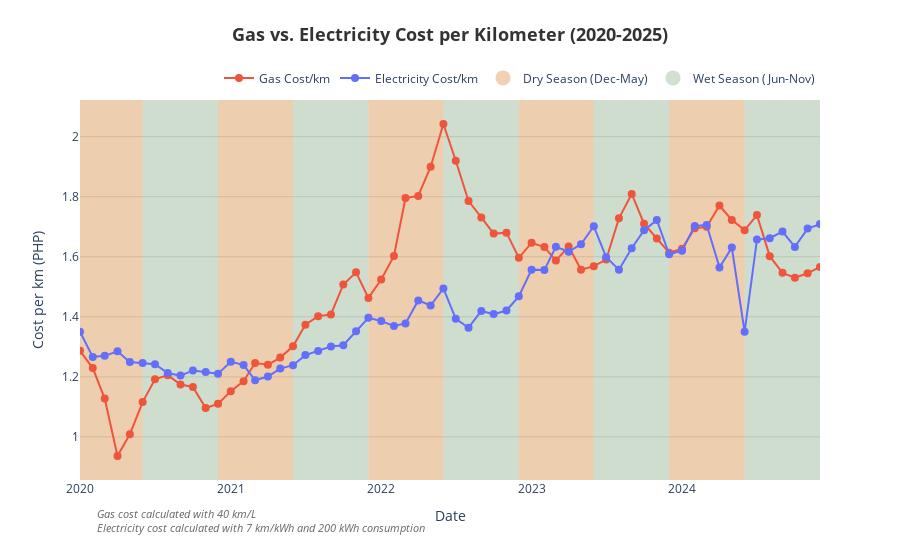

Here is the notebook cell this chart was saved with:
### Code cell
plot_comparison_dataframe(40, 7, 200)

### Figure 1 — Plotly figure (JSON) as saved in the notebook; plotly's stock layout.template omitted (floating-point values rounded to 4 significant figures)
{"data": [{"hovertemplate": "<b>%{x|%b %Y}</b><br>Gas Cost: PHP %{y:.3f}<extra></extra>", "line": {"color": "#EF553B", "width": 2}, "marker": {"size": 8}, "mode": "lines+markers", "name": "Gas Cost/km", "type": "scatter", "x": ["2020-01-01T00:00:00", "2020-02-01T00:00:00", "2020-03-01T00:00:00", "2020-04-01T00:00:00", "2020-05-01T00:00:00", "2020-06-01T00:00:00", "2020-07-01T00:00:00", "2020-08-01T00:00:00", "2020-09-01T00:00:00", "2020-10-01T00:00:00", "2020-11-01T00:00:00", "2020-12-01T00:00:00", "2021-01-01T00:00:00", "2021-02-01T00:00:00", "2021-03-01T00:00:00", "2021-04-01T00:00:00", "2021-05-01T00:00:00", "2021-06-01T00:00:00", "2021-07-01T00:00:00", "2021-08-01T00:00:00", "2021-09-01T00:00:00", "2021-10-01T00:00:00", "2021-11-01T00:00:00", "2021-12-01T00:00:00", "2022-01-01T00:00:00", "2022-02-01T00:00:00", "2022-03-01T00:00:00", "2022-04-01T00:00:00", "2022-05-01T00:00:00", "2022-06-01T00:00:00", "2022-07-01T00:00:00", "2022-08-01T00:00:00", "2022-09-01T00:00:00", "2022-10-01T00:00:00", "2022-11-01T00:00:00", "2022-12-01T00:00:00", "2023-01-01T00:00:00", "2023-02-01T00:00:00", "2023-03-01T00:00:00", "2023-04-01T00:00:00", "2023-05-01T00:00:00", "2023-06-01T00:00:00", "2023-07-01T00:00:00", "2023-08-01T00:00:00", "2023-09-01T00:00:00", "2023-10-01T00:00:00", "2023-11-01T00:00:00", "2023-12-01T00:00:00", "2024-01-01T00:00:00", "2024-02-01T00:00:00", "2024-03-01T00:00:00", "2024-04-01T00:00:00", "2024-05-01T00:00:00", "2024-06-01T00:00:00", "2024-07-01T00:00:00", "2024-08-01T00:00:00", "2024-09-01T00:00:00", "2024-10-01T00:00:00", "2024-11-01T00:00:00", "2024-12-01T00:00:00"], "y": [1.287, 1.229, 1.127, 0.9364, 1.009, 1.116, 1.192, 1.206, 1.175, 1.166, 1.097, 1.11, 1.152, 1.186, 1.246, 1.24, 1.264, 1.302, 1.374, 1.402, 1.408, 1.507, 1.548, 1.463, 1.524, 1.603, 1.796, 1.803, 1.9, 2.042, 1.92, 1.786, 1.731, 1.677, 1.68, 1.597, 1.647, 1.632, 1.587, 1.634, 1.557, 1.569, 1.591, 1.728, 1.809, 1.71, 1.661, 1.613, 1.627, 1.695, 1.7, 1.771, 1.723, 1.689, 1.739, 1.602, 1.546, 1.53, 1.545, 1.566]}, {"hovertemplate": "<b>%{x|%b %Y}</b><br>Electricity Cost: PHP %{y:.3f}<extra></extra>", "line": {"color": "#636EFA", "width": 2}, "marker": {"size": 8}, "mode": "lines+markers", "name": "Electricity Cost/km", "type": "scatter", "x": ["2020-01-01T00:00:00", "2020-02-01T00:00:00", "2020-03-01T00:00:00", "2020-04-01T00:00:00", "2020-05-01T00:00:00", "2020-06-01T00:00:00", "2020-07-01T00:00:00", "2020-08-01T00:00:00", "2020-09-01T00:00:00", "2020-10-01T00:00:00", "2020-11-01T00:00:00", "2020-12-01T00:00:00", "2021-01-01T00:00:00", "2021-02-01T00:00:00", "2021-03-01T00:00:00", "2021-04-01T00:00:00", "2021-05-01T00:00:00", "2021-06-01T00:00:00", "2021-07-01T00:00:00", "2021-08-01T00:00:00", "2021-09-01T00:00:00", "2021-10-01T00:00:00", "2021-11-01T00:00:00", "2021-12-01T00:00:00", "2022-01-01T00:00:00", "2022-02-01T00:00:00", "2022-03-01T00:00:00", "2022-04-01T00:00:00", "2022-05-01T00:00:00", "2022-06-01T00:00:00", "2022-07-01T00:00:00", "2022-08-01T00:00:00", "2022-09-01T00:00:00", "2022-10-01T00:00:00", "2022-11-01T00:00:00", "2022-12-01T00:00:00", "2023-01-01T00:00:00", "2023-02-01T00:00:00", "2023-03-01T00:00:00", "2023-04-01T00:00:00", "2023-05-01T00:00:00", "2023-06-01T00:00:00", "2023-07-01T00:00:00", "2023-08-01T00:00:00", "2023-09-01T00:00:00", "2023-10-01T00:00:00", "2023-11-01T00:00:00", "2023-12-01T00:00:00", "2024-01-01T00:00:00", "2024-02-01T00:00:00", "2024-03-01T00:00:00", "2024-04-01T00:00:00", "2024-05-01T00:00:00", "2024-06-01T00:00:00", "2024-07-01T00:00:00", "2024-08-01T00:00:00", "2024-09-01T00:00:00", "2024-10-01T00:00:00", "2024-11-01T00:00:00", "2024-12-01T00:00:00"], "y": [1.35, 1.266, 1.27, 1.285, 1.25, 1.246, 1.242, 1.213, 1.204, 1.221, 1.216, 1.211, 1.25, 1.24, 1.188, 1.201, 1.227, 1.239, 1.272, 1.286, 1.301, 1.305, 1.352, 1.397, 1.386, 1.369, 1.378, 1.455, 1.438, 1.494, 1.393, 1.364, 1.419, 1.409, 1.421, 1.468, 1.557, 1.556, 1.634, 1.617, 1.642, 1.702, 1.599, 1.557, 1.629, 1.689, 1.722, 1.608, 1.62, 1.702, 1.706, 1.565, 1.631, 1.35, 1.657, 1.662, 1.684, 1.633, 1.694, 1.709]}, {"marker": {"color": "rgba(204, 102, 0, 0.3)", "size": 15}, "mode": "markers", "name": "Dry Season (Dec-May)", "type": "scatter", "x": [null], "y": [null]}, {"marker": {"color": "rgba(102, 153, 102, 0.3)", "size": 15}, "mode": "markers", "name": "Wet Season (Jun-Nov)", "type": "scatter", "x": [null], "y": [null]}], "layout": {"annotations": [{"align": "left", "font": {"color": "#666666", "size": 11}, "showarrow": false, "text": "<i>Gas cost calculated with 40 km/L<br>Electricity cost calculated with 7 km/kWh and 200 kWh consumption</i>", "x": 0.02, "xref": "paper", "y": -0.15, "yref": "paper"}], "hovermode": "x unified", "legend": {"orientation": "h", "x": 1, "xanchor": "right", "y": 1.02, "yanchor": "bottom"}, "paper_bgcolor": "white", "plot_bgcolor": "#FAFAFA", "shapes": [{"fillcolor": "rgba(204, 102, 0, 0.3)", "layer": "below", "line": {"width": 0}, "type": "rect", "x0": "2020-01-01T00:00:00", "x1": "2020-06-01T00:00:00", "xref": "x", "y0": 0, "y1": 1, "yref": "y domain"}, {"fillcolor": "rgba(102, 153, 102, 0.3)", "layer": "below", "line": {"width": 0}, "type": "rect", "x0": "2020-01-01T00:00:00", "x1": "2019-12-01T00:00:00", "xref": "x", "y0": 0, "y1": 1, "yref": "y domain"}, {"fillcolor": "rgba(204, 102, 0, 0.3)", "layer": "below", "line": {"width": 0}, "type": "rect", "x0": "2020-12-01T00:00:00", "x1": "2021-06-01T00:00:00", "xref": "x", "y0": 0, "y1": 1, "yref": "y domain"}, {"fillcolor": "rgba(102, 153, 102, 0.3)", "layer": "below", "line": {"width": 0}, "type": "rect", "x0": "2020-06-01T00:00:00", "x1": "2020-12-01T00:00:00", "xref": "x", "y0": 0, "y1": 1, "yref": "y domain"}, {"fillcolor": "rgba(204, 102, 0, 0.3)", "layer": "below", "line": {"width": 0}, "type": "rect", "x0": "2021-12-01T00:00:00", "x1": "2022-06-01T00:00:00", "xref": "x", "y0": 0, "y1": 1, "yref": "y domain"}, {"fillcolor": "rgba(102, 153, 102, 0.3)", "layer": "below", "line": {"width": 0}, "type": "rect", "x0": "2021-06-01T00:00:00", "x1": "2021-12-01T00:00:00", "xref": "x", "y0": 0, "y1": 1, "yref": "y domain"}, {"fillcolor": "rgba(204, 102, 0, 0.3)", "layer": "below", "line": {"width": 0}, "type": "rect", "x0": "2022-12-01T00:00:00", "x1": "2023-06-01T00:00:00", "xref": "x", "y0": 0, "y1": 1, "yref": "y domain"}, {"fillcolor": "rgba(102, 153, 102, 0.3)", "layer": "below", "line": {"width": 0}, "type": "rect", "x0": "2022-06-01T00:00:00", "x1": "2022-12-01T00:00:00", "xref": "x", "y0": 0, "y1": 1, "yref": "y domain"}, {"fillcolor": "rgba(204, 102, 0, 0.3)", "layer": "below", "line": {"width": 0}, "type": "rect", "x0": "2023-12-01T00:00:00", "x1": "2024-06-01T00:00:00", "xref": "x", "y0": 0, "y1": 1, "yref": "y domain"}, {"fillcolor": "rgba(102, 153, 102, 0.3)", "layer": "below", "line": {"width": 0}, "type": "rect", "x0": "2023-06-01T00:00:00", "x1": "2023-12-01T00:00:00", "xref": "x", "y0": 0, "y1": 1, "yref": "y domain"}, {"fillcolor": "rgba(204, 102, 0, 0.3)", "layer": "below", "line": {"width": 0}, "type": "rect", "x0": "2024-12-01T00:00:00", "x1": "2024-12-01T00:00:00", "xref": "x", "y0": 0, "y1": 1, "yref": "y domain"}, {"fillcolor": "rgba(102, 153, 102, 0.3)", "layer": "below", "line": {"width": 0}, "type": "rect", "x0": "2024-06-01T00:00:00", "x1": "2024-12-01T00:00:00", "xref": "x", "y0": 0, "y1": 1, "yref": "y domain"}], "title": {"font": {"color": "#333333", "size": 18}, "text": "<b>Gas vs. Electricity Cost per Kilometer (2020-2025)</b>", "x": 0.5, "xanchor": "center", "y": 0.95}, "xaxis": {"dtick": "M12", "range": ["2020-01-01T00:00:00", "2024-12-01T00:00:00"], "showgrid": false, "tickformat": "%Y", "title": {"text": "Date"}}, "yaxis": {"gridcolor": "rgba(0,0,0,0.1)", "showgrid": true, "title": {"text": "Cost per km (PHP)"}}}}
